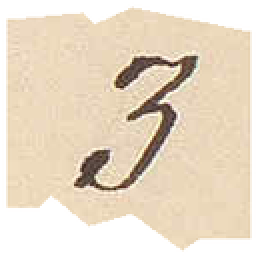
#> input picture packages/diffu-studio/space/assets/styles/style_00.png, 128 x 128 px (shown 2 times larger)
$ python -i sample.py   (imports and definitions only)
#> lines starting #> are read from the running program, lines starting #| are printed output that depends on the picture; after the words box and inside, x2 and y2 are one past the last pixel; in counts of white or black regions, pixels touching at a corner belong together
"""A sample page's writing scale, so the model reads the sample at the scale of the page it draws.

The model was trained on samples at their target's writing scale (``legible``): a window's sample is the sample page
scaled so that its line pitch is the target's and cut at the target's size around the middle of its lines
(:func:`diffu_page.draw.sample.sample_window`), from the sample page's line boxes. An uploaded sample comes without
line boxes, so its pitch is measured here: the lines of a page of handwriting darken its rows at one period, the
strongest period of the rows' ink (:func:`line_pitch`). :func:`sample_lines` then states that pitch and where the
writing lies as line boxes, which the pipeline cuts the sample by. Its ``zoom`` shows the model the sample's writing
that many times larger than the page's own: more of the pen's detail, less of the page.
"""

from __future__ import annotations

import numpy as np
from PIL import Image, ImageFilter

from diffu_page.page.crops.geometry import LayoutBox

MEASURED_SIDE = 1000  # px: the longer side of the copy the pitch is measured on
INK_BELOW = 0.78  # a pixel is ink when darker than this share of the paper around it
SHORTEST_PITCH, TALLEST_PITCH = 1 / 90, 1 / 5  # of the page's height: the pitches looked for
STRIPS = 6  # the page's width is measured in this many strips, each for its own rows
CLEAR_PERIOD = 0.12  # the rows' autocorrelation at a period that counts as one
FIRST_OF = 0.75  # a shorter period within this share of the strongest is taken for it (a pitch, not its double)


def _ink(image: Image.Image) -> np.ndarray:
    """Where ``image`` is ink: darker than the paper around it (its blurred copy), whatever the scan's brightness."""
    grey = image.convert("L")
    paper = grey.filter(ImageFilter.GaussianBlur(max(grey.size) / 40))
    return np.asarray(grey, dtype=np.float32) < INK_BELOW * np.asarray(paper, dtype=np.float32)


def line_pitch(image: Image.Image) -> float | None:
    """The line pitch of a page of handwriting, px of ``image``: the period at which its rows' ink repeats, from the
    rows' autocorrelation, taken strip by strip across the page (lines that slope smear the rows of the whole width,
    not of a strip); None when no period stands out (a blank page, a drawing, a single line)."""
    scale = MEASURED_SIDE / max(image.size)
    small = image.resize((max(8, round(image.width * scale)), max(8, round(image.height * scale))))
    ink = _ink(small)
    height, width = ink.shape
    window = max(3, height // 6) | 1
    correlation, weight = np.zeros(height), 0.0
    for strip in np.array_split(np.arange(width // 10, width - width // 10), STRIPS):
        rows = ink[:, strip].mean(axis=1)
        trend = np.convolve(np.pad(rows, window // 2, mode="edge"), np.ones(window) / window, mode="valid")
        wave = rows - trend
        energy = float(wave @ wave)
        if energy > 1e-9:  # a strip's own periods, each strip counted by how much it is written on
            correlation += np.correlate(wave, wave, mode="full")[height - 1 :]
            weight += energy
    if weight <= 0:
        return None
    correlation /= weight
    shortest, tallest = max(3, round(height * SHORTEST_PITCH)), round(height * TALLEST_PITCH)
    peaks = [
        lag
        for lag in range(shortest, min(tallest, height - 2))
        if correlation[lag] >= correlation[lag - 1] and correlation[lag] > correlation[lag + 1]
    ]
    if not peaks:
        return None
    strongest = max(correlation[lag] for lag in peaks)
    if strongest < CLEAR_PERIOD:
        return None
    first = next(lag for lag in peaks if correlation[lag] >= FIRST_OF * strongest)
    return first / scale


def _written_area(image: Image.Image) -> tuple[float, float, float, float]:
    """The part of ``image`` its writing lies in, as ``x0, y0, x1, y1`` on 0-1 of it: the rows and columns between
    which the middle nine tenths of its ink lie (the whole image when it has none)."""
    scale = MEASURED_SIDE / max(image.size)
    ink = _ink(image.resize((max(8, round(image.width * scale)), max(8, round(image.height * scale)))))
    if not ink.any():
        return 0.0, 0.0, 1.0, 1.0

    def span(counts: np.ndarray) -> tuple[float, float]:
        share = np.cumsum(counts) / counts.sum()
        low, high = int(np.searchsorted(share, 0.05)), int(np.searchsorted(share, 0.95))
        return low / len(counts), min(1.0, (high + 1) / len(counts))

    (x0, x1), (y0, y1) = span(ink.sum(axis=0)), span(ink.sum(axis=1))
    return x0, y0, x1, y1


# [17 lines that did not run here, left out]

>>> from PIL import Image
>>> picture = Image.open('../../../diffu-studio/space/assets/styles/style_00.png')
#> picture is the input picture: PIL image 128x128 RGB; mean R, G, B 232.1, 217.4, 196.9
>>> result = line_pitch(picture)
#> in line_pitch, `small = image.resize((max(8, round(image.width * scale)), max(8, round..`:
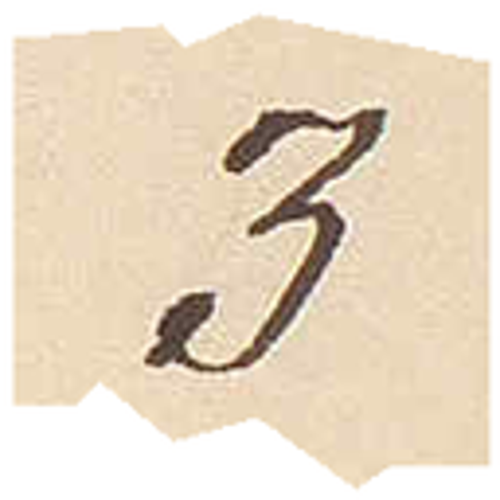
#> small: PIL image 1000x1000 RGB (shown at 1/2 size); mean R, G, B 232, 217.4, 196.9
#> in _ink, `grey = image.convert("L")`:
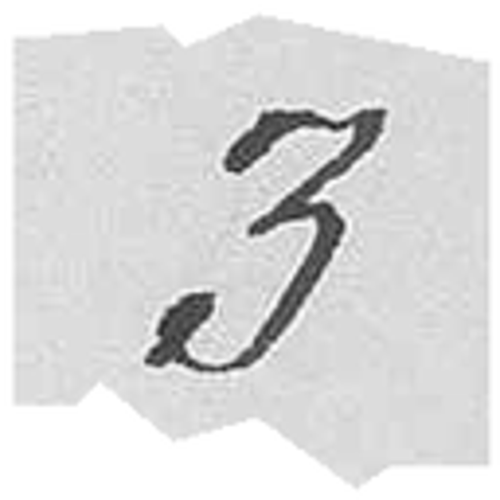
#> grey: PIL image 1000x1000 L (shown at 1/2 size); min 25, max 255, mean 219.3
#> in _ink, `paper = grey.filter(ImageFilter.GaussianBlur(max(grey.size) / 40))`:
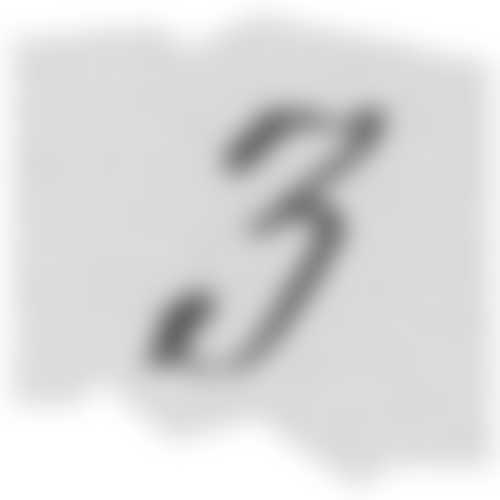
#> paper: PIL image 1000x1000 L (shown at 1/2 size); min 102, max 255, mean 219.4
#> in _ink, `return np.asarray(grey, dtype=np.float32) < INK_BELOW * np.asarray(pap..`:
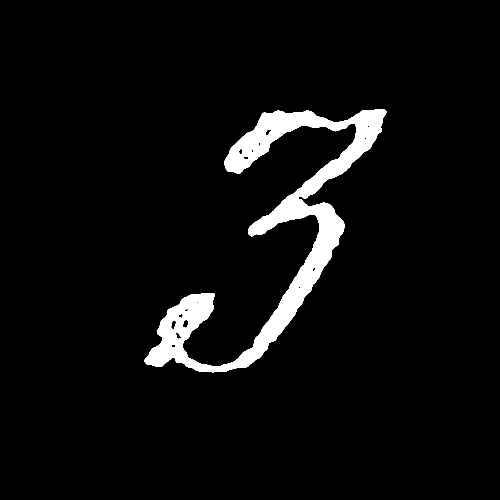
#> returned value: shape (1000, 1000) bool (shown at 1/2 size); 4.8% white; 1 white region, box (x1, y1, x2, y2) and area: (289, 218, 773, 745) 48305
#> the loop in line_pitch, `for strip in np.array_split(np.arange(width // 10, width - width // 10..` made 6 passes
#> (energy, weight) on passes 2 to 6: (4.42, 4.42), (15.84, 20.26), (24.06, 44.32), (12.39, 56.71), (0.0155, 56.73)
#> energy on pass 1: 0
#> after the loop in line_pitch, `for strip in np.array_split(np.arange(width // 10, width - width // 10..`: correlation = 1000 values, max 56.73 at index 0, min -25.58 at index 65, mean 0.0284; weight = 56.73
#> in line_pitch, `correlation /= weight`: correlation = 1000 values, max 1 at index 0, min -0.451 at index 65, mean 0.0005
#> in line_pitch, `peaks = [ lag for lag in range(shortest, min(tallest, height - 2)) if ..`: peaks = [139, 184]
#> in line_pitch, `strongest = max(correlation[lag] for lag in peaks)`: strongest = 0.176
#> in line_pitch, `first = next(lag for lag in peaks if correlation[lag] >= FIRST_OF * st..`: first = 184
#> result = 23.55

$ run again, on packages/diffu-studio/space/assets/styles/style_01.png
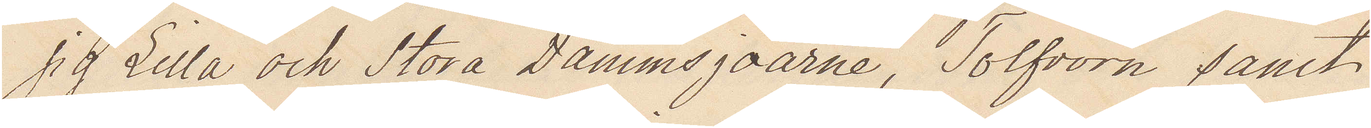
#> input picture packages/diffu-studio/space/assets/styles/style_01.png, 1371 x 128 px
#> picture is the input picture: PIL image 1371x128 RGB; mean R, G, B 239.6, 228.7, 213.5
#> in _ink, `paper = grey.filter(ImageFilter.GaussianBlur(max(grey.size) / 40))`:
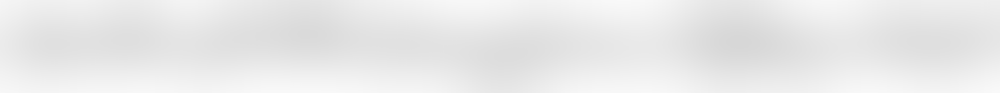
#> paper: PIL image 1000x93 L; min 215, max 249, mean 232.5
#> in _ink, `return np.asarray(grey, dtype=np.float32) < INK_BELOW * np.asarray(pap..`:
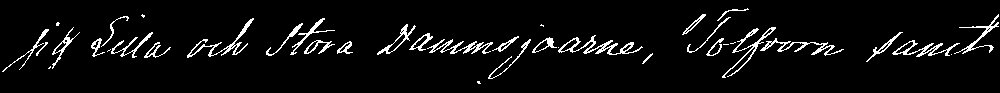
#> returned value: shape (93, 1000) bool; 5.4% white in thin lines or dots, all inside (x1, y1, x2, y2) = (2, 8, 999, 84)
#> the loop in line_pitch, `for strip in np.array_split(np.arange(width // 10, width - width // 10..` made 6 passes
#> (energy, weight) on passes 1 to 6: (0.0678, 0.0678), (0.109, 0.177), (0.155, 0.332), (0.121, 0.452), (0.0454, 0.498), (0.12, 0.618)
#> after the loop in line_pitch, `for strip in np.array_split(np.arange(width // 10, width - width // 10..`: correlation = 93 values, max 0.618 at index 0, min -0.161 at index 6, mean 0.00332; weight = 0.618
#> in line_pitch, `correlation /= weight`: correlation = 93 values, max 1 at index 0, min -0.261 at index 6, mean 0.00538
#> peaks = [10]
#> strongest = -0.164

$ run again, on packages/diffu-studio/space/assets/styles/style_02.png
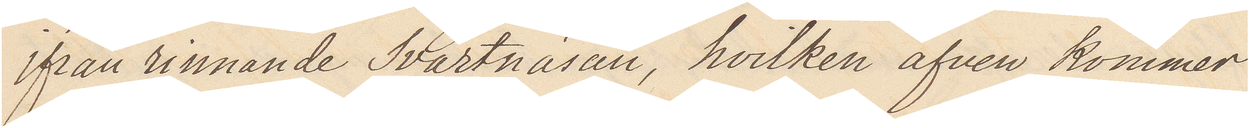
#> input picture packages/diffu-studio/space/assets/styles/style_02.png, 1249 x 128 px
#> picture is the input picture: PIL image 1249x128 RGB; mean R, G, B 241, 231.8, 218.4
#> in _ink, `paper = grey.filter(ImageFilter.GaussianBlur(max(grey.size) / 40))`:
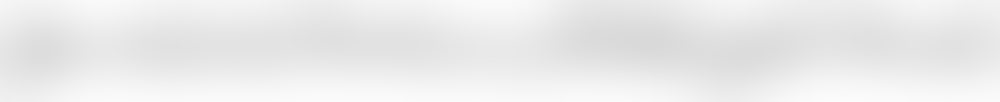
#> paper: PIL image 1000x102 L; min 216, max 252, mean 234.6
#> in _ink, `return np.asarray(grey, dtype=np.float32) < INK_BELOW * np.asarray(pap..`:
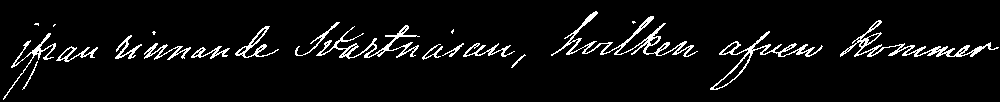
#> returned value: shape (102, 1000) bool; 5.4% white in thin lines or dots, all inside (x1, y1, x2, y2) = (3, 11, 999, 100)
#> the loop in line_pitch, `for strip in np.array_split(np.arange(width // 10, width - width // 10..` made 6 passes
#> (energy, weight) on passes 1 to 6: (0.217, 0.217), (0.135, 0.352), (0.271, 0.624), (0.0816, 0.705), (0.159, 0.864), (0.187, 1.05)
#> after the loop in line_pitch, `for strip in np.array_split(np.arange(width // 10, width - width // 10..`: correlation = 102 values, max 1.05 at index 0, min -0.373 at index 12, mean 0.00515; weight = 1.05
#> in line_pitch, `correlation /= weight`: correlation = 102 values, max 1 at index 0, min -0.355 at index 12, mean 0.0049
#> peaks = [19]
#> strongest = 0.144
#> first = 19
#> result = 23.73

$ run again, on packages/diffu-studio/space/assets/styles/style_03.png
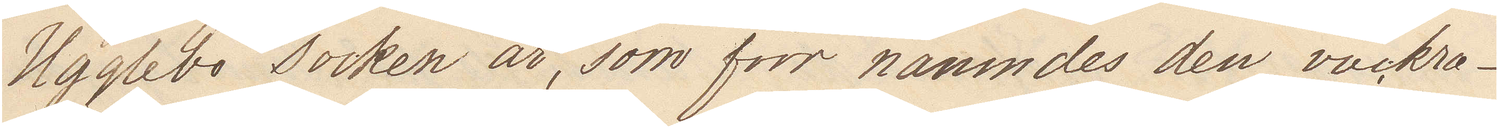
#> input picture packages/diffu-studio/space/assets/styles/style_03.png, 1498 x 128 px
#> picture is the input picture: PIL image 1498x128 RGB; mean R, G, B 238.6, 228.4, 213.7
#> in _ink, `paper = grey.filter(ImageFilter.GaussianBlur(max(grey.size) / 40))`:
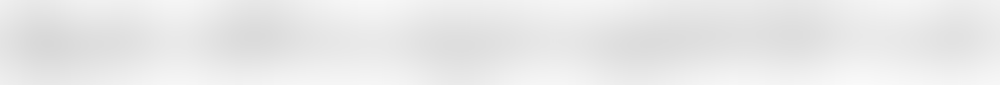
#> paper: PIL image 1000x85 L; min 216, max 249, mean 232.4
#> in _ink, `return np.asarray(grey, dtype=np.float32) < INK_BELOW * np.asarray(pap..`:
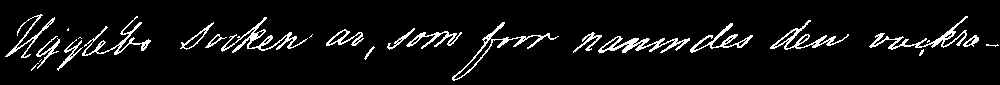
#> returned value: shape (85, 1000) bool; 6.4% white in thin lines or dots, all inside (x1, y1, x2, y2) = (5, 14, 999, 81)
#> the loop in line_pitch, `for strip in np.array_split(np.arange(width // 10, width - width // 10..` made 6 passes
#> (energy, weight) on passes 1 to 6: (0.0604, 0.0604), (0.0714, 0.132), (0.0781, 0.21), (0.142, 0.352), (0.148, 0.5), (0.123, 0.624)
#> after the loop in line_pitch, `for strip in np.array_split(np.arange(width // 10, width - width // 10..`: correlation = 85 values, max 0.624 at index 0, min -0.171 at index 7, mean 0.00367; weight = 0.624
#> in line_pitch, `correlation /= weight`: correlation = 85 values, max 1 at index 0, min -0.274 at index 7, mean 0.00588
#> peaks = [11]
#> strongest = -0.212
